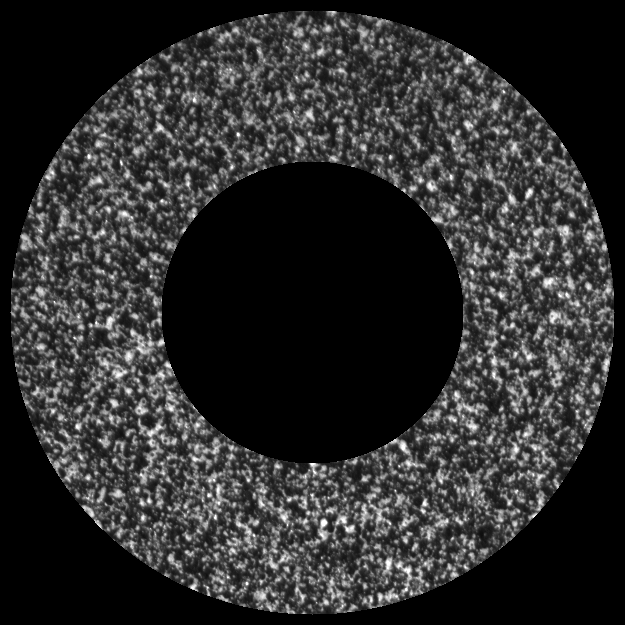
#> input picture speckle_image/real/circle/nuclear_ring_ref.bmp, 625 x 625 px
$ python roi_test.py
#> lines starting #> are read from the running program, lines starting #| are printed output that depends on the picture; after the words box and inside, x2 and y2 are one past the last pixel; in counts of white or black regions, pixels touching at a corner belong together
# -*- coding: utf-8 -*-
"""
Created on Fri Jul  5 22:27:23 2024

@author: 28622
"""

import cv2
ref_image_path = "../speckle_image/real/circle/nuclear_ring_ref.bmp"
roi_path = "../speckle_image/real/circle/roi.bmp"
# ref_image_path = "../speckle_image/real/strip/LBD__00.bmp"
# roi_path = "../speckle_image/real/strip/roi.bmp"
ref = cv2.imread(ref_image_path)
#> ref is the input picture: shape (625, 625, 3); min 0, max 255, mean 44.5
roi = cv2.imread(roi_path)
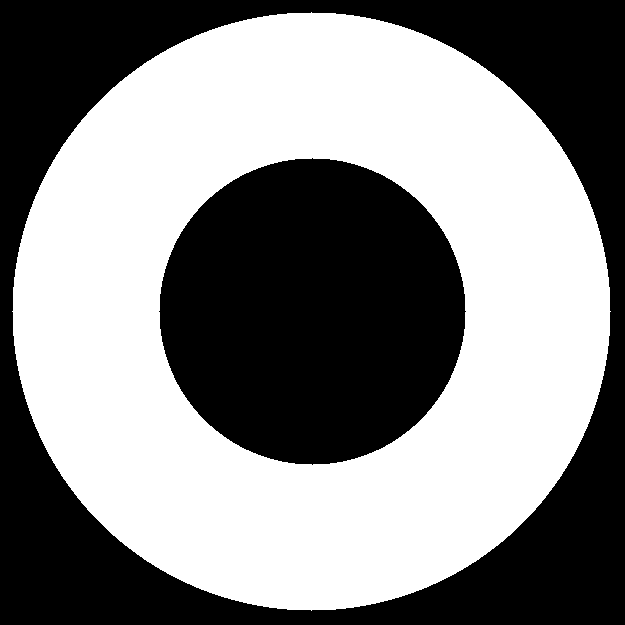
#> input picture speckle_image/real/circle/roi.bmp, 625 x 625 px
#> roi is the input picture: shape (625, 625, 3); 53.1% white; 2 black regions, box (x1, y1, x2, y2) and area: (0, 0, 625, 625) 109808, (159, 158, 466, 465) 73517
blended_image = cv2.addWeighted(ref, 1, roi, 0.5, 0)
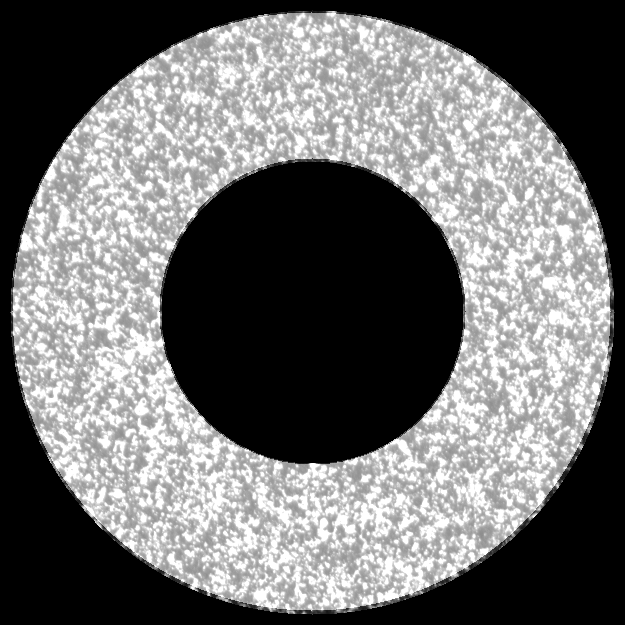
#> blended_image: shape (625, 625, 3); min 0, max 255, mean 109.3
output_filename = 'blended_image.png'  # 您可以自定义输出文件名
cv2.imwrite(output_filename, blended_image)


# [285 lines of commented-out code are left out]
